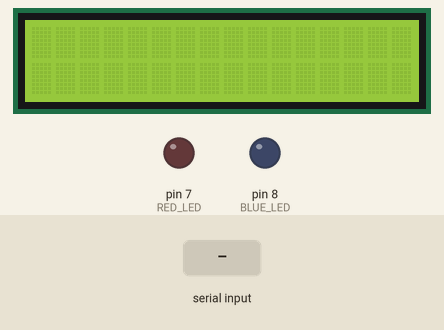
Simulated run of this sketch. Board: Arduino Uno, built with avr-gcc and run on an emulated ATmega328P. Shown: 16×2 character LCD, output pins drawn as LEDs (lit = HIGH). Dashed ring = blinking. Inputs (shaded band) come from the test bench. What the sketch prints to the serial monitor is not drawn.

Above: at 1.2 s.
1.3 s: "^\n" received over Serial
At 1.75 s:
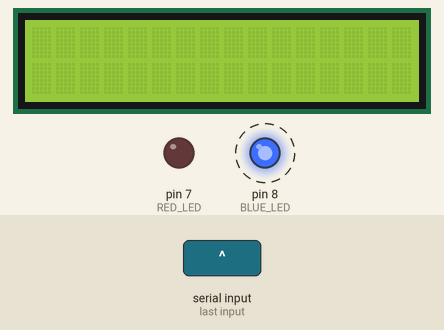
4.3 s: "#\n" received over Serial
At 4.75 s:
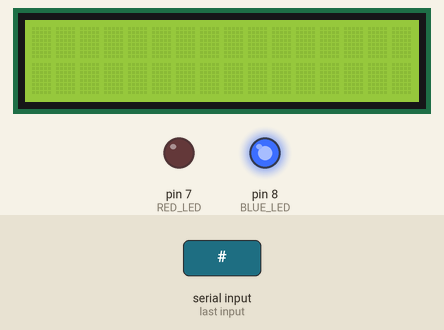
Timing chart, 0 to 7.3 s (numbered marks = the images above; inputs shaded):
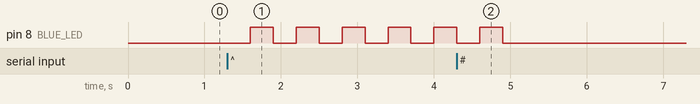

The sketch:

bus-alert.ino
```cpp
/*
  The circuit:
 * LCD RS pin to digital pin 12
 * LCD Enable pin to digital pin 11
 * LCD D4 pin to digital pin 5
 * LCD D5 pin to digital pin 4
 * LCD D6 pin to digital pin 3
 * LCD D7 pin to digital pin 2
 * LCD R/W pin to ground
 * LCD VSS pin to ground
 * LCD VCC pin to 5V
 * 10K resistor:
 * ends to +5V and ground
 * wiper to LCD VO pin (pin 3)

*/

// include the library code:
#include <LiquidCrystal.h>

// initialize the library by associating any needed LCD interface pin
// with the arduino pin number it is connected to
const int rs = 12, en = 11, d4 = 5, d5 = 4, d6 = 3, d7 = 2;
LiquidCrystal lcd(rs, en, d4, d5, d6, d7);
const int RED_LED = 7, BLUE_LED = 8;

String incoming_message = "";

bool arrival_state = false;

void setup() {

  Serial.begin(9600);

  // set up the LCD's number of columns and rows:
  lcd.begin(16, 2);
  // set up the leds
  pinMode(RED_LED, OUTPUT);
  pinMode(BLUE_LED, OUTPUT);
  // startup
  Serial.println("READY");
  Serial.flush();
}

void bus_arriving_sequence(bool arrivalState){
  if (arrivalState){
    for (int i = 0; i < 3; i++){
      delay(300);
      digitalWrite(BLUE_LED, HIGH);
      delay(300);
      digitalWrite(BLUE_LED, LOW);
    }
  }
  else {
    digitalWrite(RED_LED, LOW);
  }
}

void loop() {

  // set the cursor to column 0, line 1
  lcd.setCursor(0, 1);

  bus_arriving_sequence(arrival_state);

  // receive messages from serial and print them to lcd
  while (Serial.available() > 0){
    char current_char = char(Serial.read());
    incoming_message += current_char;

    if (current_char == '#'){
      arrival_state = false;
      incoming_message = "";
    }
    else if (current_char == '^'){
      arrival_state = true;
      incoming_message = "";
    }
    else if (current_char == '-'){
      arrival_state = false;
      incoming_message = "";
      digitalWrite(RED_LED, LOW);
    }

    if (incoming_message.indexOf("\n") > 0){
      lcd.clear();
      incoming_message.remove(incoming_message.length()-1);
      lcd.print(incoming_message);
      Serial.println(incoming_message);
      incoming_message = "";
    }
  }
}
```

Measured:
- after the input at 1.3 s, pin 8 (BLUE_LED): alternates HIGH for 0.30 s and LOW for 0.30 s, starting after 0.30 s
- after the input at 4.3 s, pin 8 (BLUE_LED): goes on until 4.9 s, then stays LOW
